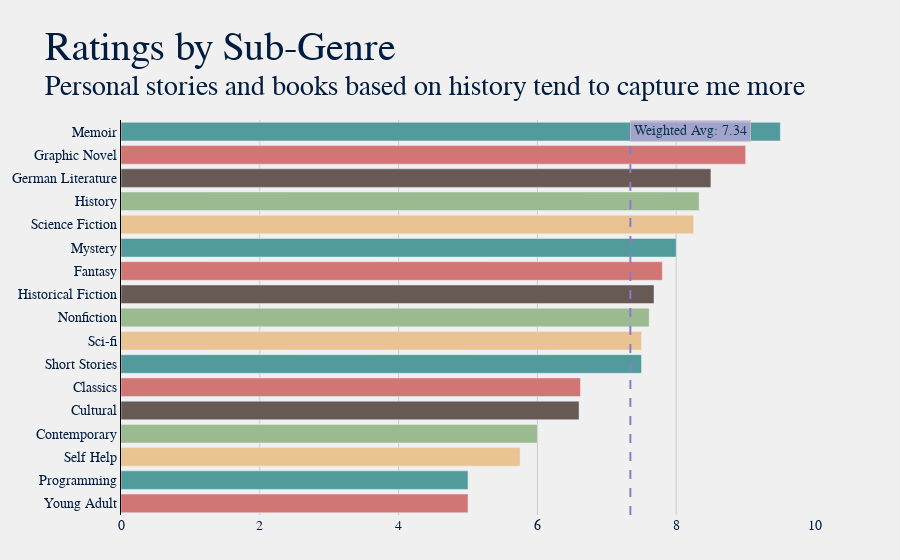

The notebook cell saved with this chart:
### Code cell
dfs = df.groupby('Sub-Genre')['Rating'].mean().reset_index().round(2)
dfs['Total'] = df.groupby('Sub-Genre')['Title'].count().reset_index(drop=True)
dfs = dfs.sort_values('Rating', ascending=True).reset_index(drop=True)

title = "Ratings by Sub-Genre"
sub = f"Personal stories and books based on history tend to capture me more"
plot.gen_hbar_graph(dfs, 'Sub-Genre', title, sub, avg=True, w_avg='Rating')

### Figure 1 — Plotly figure (JSON) as saved in the notebook; plotly's stock layout.template omitted (floating-point values rounded to 4 significant figures)
{"data": [{"customdata": [["1", "Rating"], ["1", "Rating"], ["6", "Rating"], ["2", "Rating"], ["5", "Rating"], ["8", "Rating"], ["1", "Rating"], ["3", "Rating"], ["9", "Rating"], ["11", "Rating"], ["5", "Rating"], ["1", "Rating"], ["4", "Rating"], ["3", "Rating"], ["2", "Rating"], ["2", "Rating"], ["2", "Rating"]], "hovertemplate": "<b>%{y} Books</b>: %{customdata[0]}<br><b>Avg. %{customdata[1]}</b>: %{x}", "marker": {"color": ["#d27575", "#529b9c", "#eac392", "#9cba8f", "#675a55", "#d27575", "#529b9c", "#eac392", "#9cba8f", "#675a55", "#d27575", "#529b9c", "#eac392", "#9cba8f", "#675a55", "#d27575", "#529b9c", "#eac392", "#9cba8f", "#675a55", "#d27575", "#529b9c", "#eac392", "#9cba8f", "#675a55", "#d27575", "#529b9c", "#eac392", "#9cba8f", "#675a55", "#d27575", "#529b9c", "#eac392", "#9cba8f", "#675a55", "#d27575", "#529b9c", "#eac392", "#9cba8f", "#675a55", "#d27575", "#529b9c", "#eac392", "#9cba8f", "#675a55", "#d27575", "#529b9c", "#eac392", "#9cba8f", "#675a55", "#d27575", "#529b9c", "#eac392", "#9cba8f", "#675a55", "#d27575", "#529b9c", "#eac392", "#9cba8f", "#675a55", "#d27575", "#529b9c", "#eac392", "#9cba8f", "#675a55", "#d27575", "#529b9c", "#eac392", "#9cba8f", "#675a55", "#d27575", "#529b9c", "#eac392", "#9cba8f", "#675a55", "#d27575", "#529b9c", "#eac392", "#9cba8f", "#675a55", "#d27575", "#529b9c", "#eac392", "#9cba8f", "#675a55"]}, "name": "", "orientation": "h", "type": "bar", "x": [5, 5, 5.75, 6, 6.6, 6.62, 7.5, 7.5, 7.61, 7.68, 7.8, 8, 8.25, 8.33, 8.5, 9, 9.5], "y": ["Young Adult", "Programming", "Self Help", "Contemporary", "Cultural", "Classics", "Short Stories", "Sci-fi", "Nonfiction", "Historical Fiction", "Fantasy", "Mystery", "Science Fiction", "History", "German Literature", "Graphic Novel", "Memoir"]}], "layout": {"annotations": [{"bgcolor": "#b4a7d6", "bordercolor": "#c7c7c7", "borderpad": 3, "borderwidth": 1, "opacity": 0.8, "showarrow": false, "text": "Weighted Avg: 7.34", "x": 7.34, "xanchor": "left", "xref": "x", "y": 1, "yanchor": "top", "yref": "y domain"}], "autosize": true, "barmode": "group", "font": {"color": "#001c40", "family": "Baskerville", "size": 14}, "margin": {"b": 45, "l": 85, "r": 85, "t": 120}, "paper_bgcolor": "#f0f0f0", "plot_bgcolor": "#f0f0f0", "shapes": [{"line": {"color": "#8e7cc3", "dash": "dash", "width": 2}, "type": "line", "x0": 7.34, "x1": 7.34, "xref": "x", "y0": 0, "y1": 1, "yref": "y domain"}], "showlegend": false, "title": {"font": {"color": "#001c40", "family": "Baskerville, Bold", "size": 40}, "text": "Ratings by Sub-Genre<br><sup>Personal stories and books based on history tend to capture me more"}, "xaxis": {"autorange": true, "gridcolor": "#cbcbcb", "linecolor": "black", "range": [0, 10], "showgrid": true, "showline": false, "title": {}, "type": "linear"}, "yaxis": {"autorange": true, "gridcolor": "#cbcbcb", "linecolor": "black", "range": [-0.5, 16.5], "showgrid": false, "showline": true, "showticklabels": true, "title": {}, "type": "category"}}}
